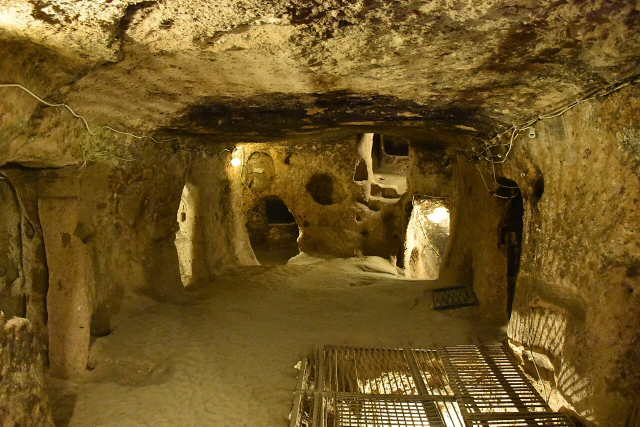
#> input picture assets/scene4_pillars.jpg, 1280 x 853 px, found by its file name (shown at 1/2 size)
$ python size_screenshots.py
#> lines starting #> are read from the running program, lines starting #| are printed output that depends on the picture
"""
size_screenshots.py
Generates one full 1080x1920 screenshot per font size,
caption positioned at the exact MarginV=430 baseline used in the video.
"""
from PIL import Image, ImageDraw, ImageFont, ImageFilter
import os

FONTS_DIR  = "fonts"
BG_SCENE   = "assets/scene4_pillars.jpg"   # pillars — dramatic, good contrast
ARTIFACTS  = r"C:\Users\omokolade\.gemini\antigravity-cli\brain\4b4eb2b3-3526-4c80-80e3-820420a62e57"

W, H       = 1080, 1920
MARGIN_V   = 430          # same as video — pixels from bottom

COL_GOLD   = (255, 215,   0)
COL_WHITE  = (255, 255, 255)
COL_GRAY   = (145, 145, 145)
COL_PILL   = (16,  16,  16, 215)

SIZES      = [56, 68, 80, 100]
# Use a phrase that has a long middle word to stress-test line width
WORDS      = ["WHAT", "HE", "STUMBLED"]

def make_bg():
    bg = Image.open(BG_SCENE).convert("RGBA")
    bw, bh = bg.size
#> bw = 1280; bh = 853
    if bw / bh > W / H:
        nh, nw = H, int(H * bw / bh)
#> nh = 1920; nw = 2881
    else:
        nw, nh = W, int(W * bh / bw)
    bg = bg.resize((nw, nh), Image.LANCZOS)
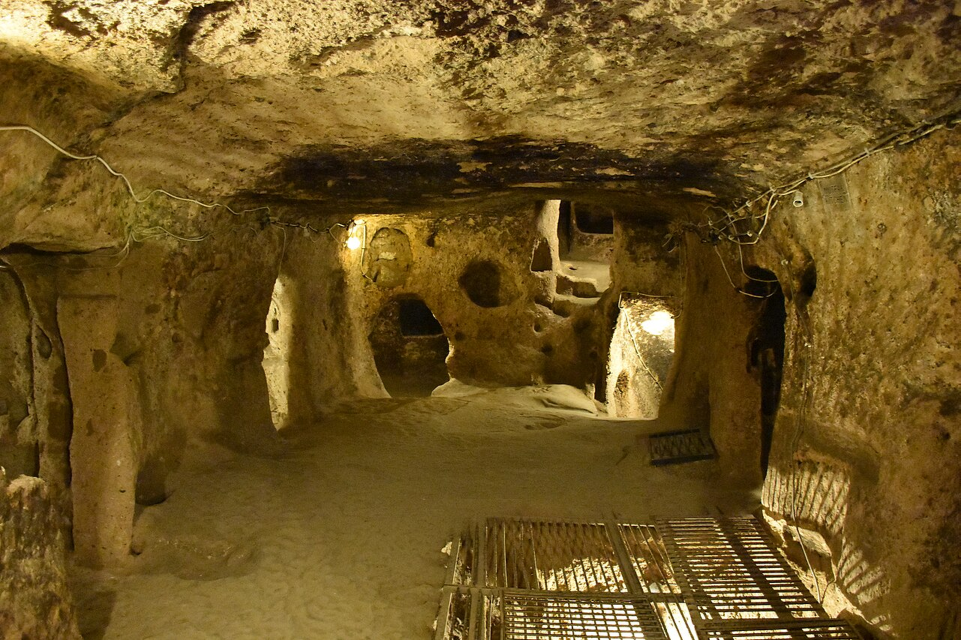
#> bg: PIL image 2881x1920 RGBA (shown at 1/3 size); mean R, G, B, A 110.6, 85.5, 33.1, 255
    bg = bg.crop(((nw-W)//2, (nh-H)//2, (nw-W)//2+W, (nh-H)//2+H))
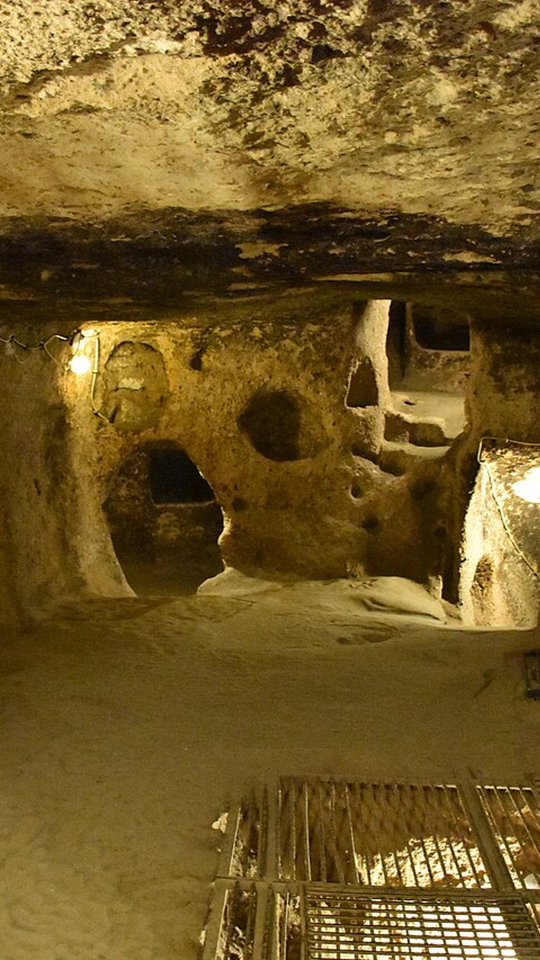
#> bg: PIL image 1080x1920 RGBA (shown at 1/2 size); mean R, G, B, A 113.3, 89.1, 36.6, 255
    bg = bg.filter(ImageFilter.GaussianBlur(1.0))
    # Gradient overlay — dark bottom
    ov = Image.new("RGBA", (W, H), (0,0,0,0))
#> ov: PIL image 1080x1920 RGBA; every value is 0
    d  = ImageDraw.Draw(ov)
    for y in range(H//2, H):
        a = int(180 * ((y - H//2) / (H//2)))
        d.line([(0,y),(W,y)], fill=(0,0,0,a))
    for y in range(H//2):
        a = int(120 * (1 - y/(H//2)))
        d.line([(0,y),(W,y)], fill=(0,0,0,a))
    return Image.alpha_composite(bg, ov)
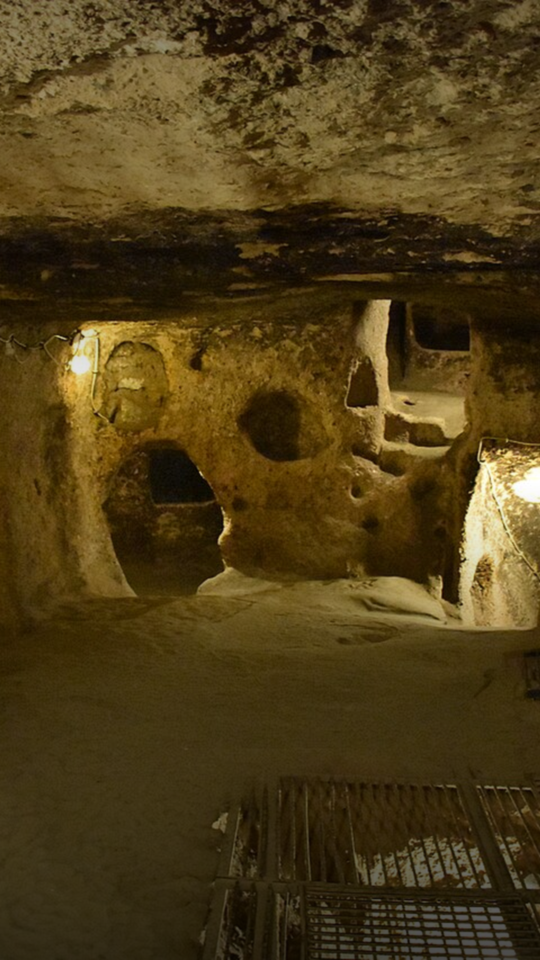
#> returned value: PIL image 1080x1920 RGBA (shown at 1/2 size); mean R, G, B, A 77.6, 60.5, 23.6, 255


def draw_caption_pill(img, font, words, active_idx):
#> called with active_idx = 1
    draw   = ImageDraw.Draw(img)
    parts  = []
    for i, w in enumerate(words):
        col = COL_GOLD if i==active_idx else (COL_WHITE if i<active_idx else COL_GRAY)
        parts.append((w, col))

    full = " ".join(w for w,_ in parts)
    bb   = draw.textbbox((0,0), full, font=font)
#> bb = (0, 10, 586, 53)
    tw, th = bb[2]-bb[0], bb[3]-bb[1]
#> tw = 586; th = 43

    # Caption Y — same formula as video (MARGIN_V from bottom = distance from bottom to centre)
    y_center = H - MARGIN_V

    px, py = 44, 22
    x0 = (W-tw)//2 - px
#> x0 = 203
    y0 = y_center - th//2 - py
#> y0 = 1447
    x1 = (W-tw)//2 + tw + px
#> x1 = 877
    y1 = y_center + th//2 + py
#> y1 = 1533

    # Pill on separate overlay for alpha
    pill = Image.new("RGBA", (W,H), (0,0,0,0))
    pd   = ImageDraw.Draw(pill)
    pd.rounded_rectangle([x0,y0,x1,y1], radius=18, fill=COL_PILL)
    merged = Image.alpha_composite(img, pill)
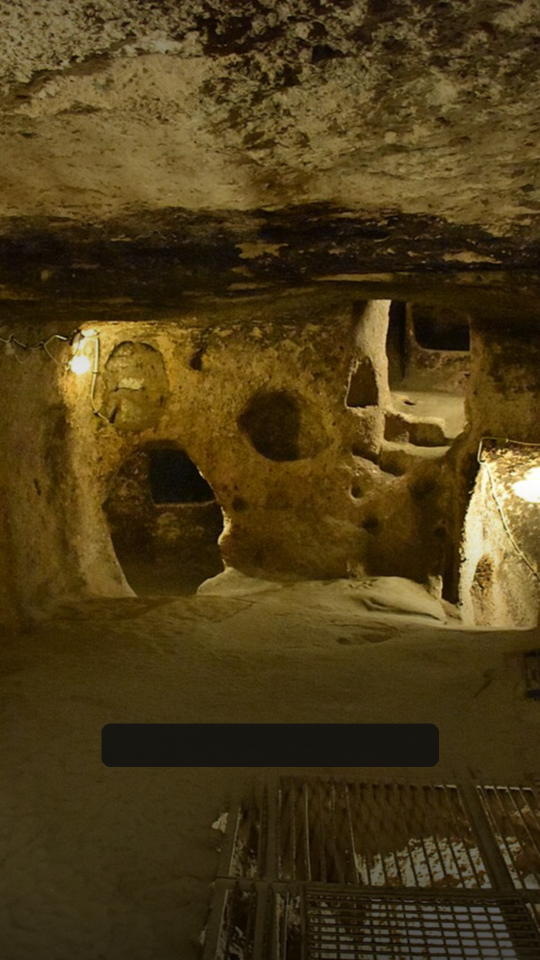
#> merged: PIL image 1080x1920 RGBA (shown at 1/2 size); mean R, G, B, A 76.5, 59.7, 23.6, 255
    draw   = ImageDraw.Draw(merged)

    # Text words
    x = (W-tw)//2
#> x = 247
    for i,(word,col) in enumerate(parts):
        draw.text((x, y_center-th//2), word, font=font, fill=col)
        wb = draw.textbbox((x, y_center-th//2), word, font=font)
        x  = wb[2]
        if i < len(parts)-1:
            sb = draw.textbbox((x,0)," ",font=font)
            x += sb[2]-sb[0]
#> this loop made 3 passes
#> (wb, x, sb) on passes 1 to 2: ((247, 1480, 413, 1521), 431, (413, 52, 431, 52)), ((431, 1480, 509, 1521), 527, (509, 52, 527, 52))
#> (wb, x) on pass 3: ((527, 1479, 834, 1522), 834)

    return merged, y_center, th


def draw_size_badge(img, size, y_center, th, is_current):
    draw = ImageDraw.Draw(img)
    try:
        badge_font = ImageFont.truetype(
            os.path.join(FONTS_DIR,"Montserrat-Variable.ttf"), 36)
    except:
        badge_font = ImageFont.load_default()

    label = f"{size}pt" + ("  (V7 current)" if is_current else "")
    col   = (255,215,0,255) if not is_current else (180,180,180,255)
    # Place label just above the pill
    draw.text((W//2, y_center - th//2 - 60), label,
              font=badge_font, fill=col, anchor="mm")
    return img


def main():
    anton = os.path.join(FONTS_DIR, "Anton-Regular.ttf")

    for size in SIZES:
        bg   = make_bg()
        font = ImageFont.truetype(anton, size)

        img, y_center, th = draw_caption_pill(bg, font, WORDS, active_idx=1)
#> y_center = 1490; th = 43
        img = draw_size_badge(img, size, y_center, th, is_current=(size==56))

        out = os.path.join(ARTIFACTS, f"size_{size}pt.jpg")
        img.convert("RGB").save(out, quality=96)
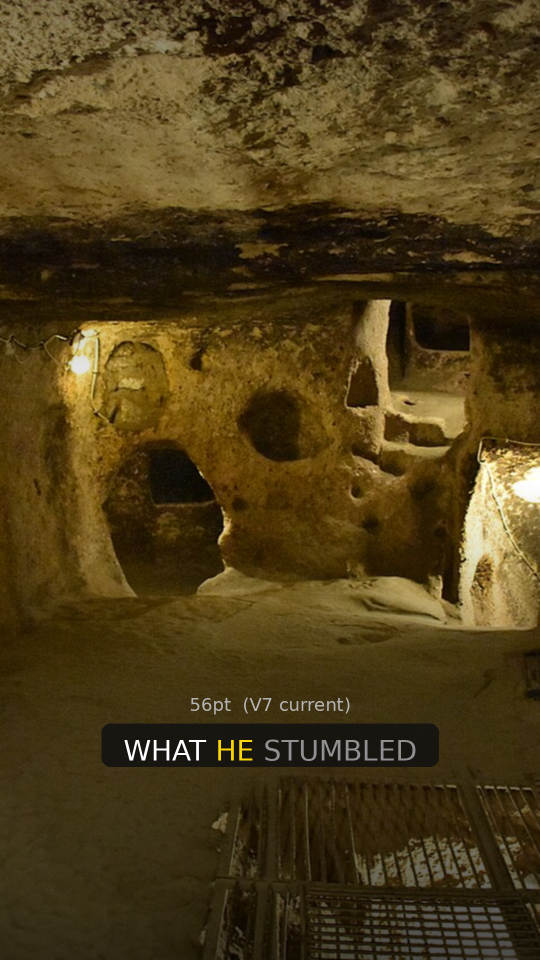
#> saved as size_56pt.jpg: PIL image 1080x1920 RGB (shown at 1/2 size); mean R, G, B 77.2, 60.4, 24.3
        print(f"Saved {size}pt -> {out}")

    print("All done.")

if __name__ == "__main__":
    main()
